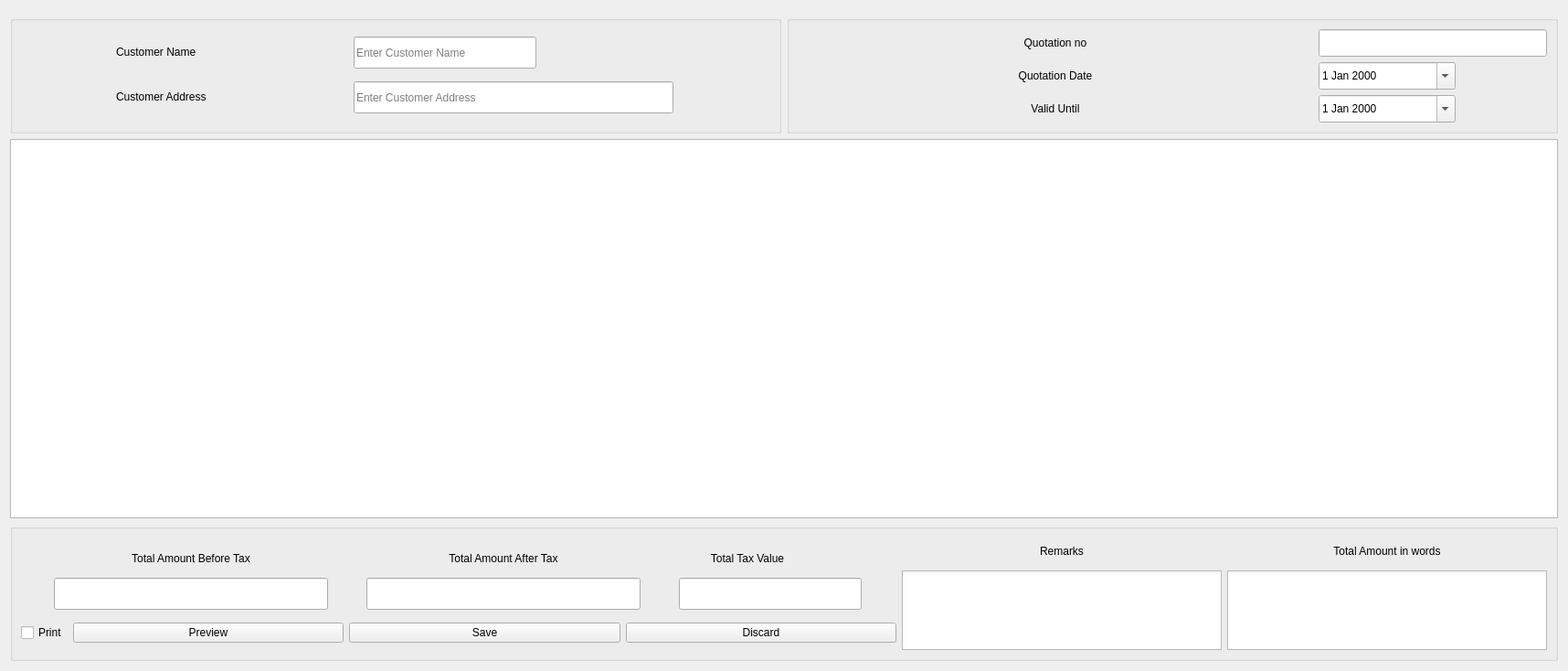
<?xml version="1.0" encoding="UTF-8"?>
<ui version="4.0">
 <class>quotation</class>
 <widget class="QWidget" name="quotation">
  <property name="geometry">
   <rect>
    <x>0</x>
    <y>0</y>
    <width>1716</width>
    <height>734</height>
   </rect>
  </property>
  <property name="sizePolicy">
   <sizepolicy hsizetype="Expanding" vsizetype="Preferred">
    <horstretch>0</horstretch>
    <verstretch>0</verstretch>
   </sizepolicy>
  </property>
  <property name="windowTitle">
   <string>Form</string>
  </property>
  <layout class="QGridLayout" name="gridLayout_6">
   <item row="0" column="0" colspan="2">
    <widget class="Header" name="widget" native="true"/>
   </item>
   <item row="1" column="0">
    <widget class="QGroupBox" name="groupBox">
     <property name="title">
      <string/>
     </property>
     <property name="checkable">
      <bool>false</bool>
     </property>
     <layout class="QGridLayout" name="gridLayout">
      <item row="0" column="0">
       <widget class="QLabel" name="customerNameLabel">
        <property name="sizePolicy">
         <sizepolicy hsizetype="Fixed" vsizetype="Fixed">
          <horstretch>0</horstretch>
          <verstretch>0</verstretch>
         </sizepolicy>
        </property>
        <property name="minimumSize">
         <size>
          <width>150</width>
          <height>30</height>
         </size>
        </property>
        <property name="text">
         <string>Customer Name</string>
        </property>
        <property name="alignment">
         <set>Qt::AlignLeading|Qt::AlignLeft|Qt::AlignVCenter</set>
        </property>
       </widget>
      </item>
      <item row="0" column="1">
       <widget class="QLineEdit" name="customerNameValue">
        <property name="sizePolicy">
         <sizepolicy hsizetype="Fixed" vsizetype="Fixed">
          <horstretch>0</horstretch>
          <verstretch>0</verstretch>
         </sizepolicy>
        </property>
        <property name="minimumSize">
         <size>
          <width>200</width>
          <height>35</height>
         </size>
        </property>
        <property name="maximumSize">
         <size>
          <width>16777215</width>
          <height>16777215</height>
         </size>
        </property>
        <property name="placeholderText">
         <string>Enter Customer Name</string>
        </property>
       </widget>
      </item>
      <item row="1" column="0">
       <widget class="QLabel" name="customerAddressLabel">
        <property name="sizePolicy">
         <sizepolicy hsizetype="Fixed" vsizetype="Fixed">
          <horstretch>0</horstretch>
          <verstretch>0</verstretch>
         </sizepolicy>
        </property>
        <property name="minimumSize">
         <size>
          <width>150</width>
          <height>30</height>
         </size>
        </property>
        <property name="text">
         <string>Customer Address</string>
        </property>
       </widget>
      </item>
      <item row="1" column="1">
       <widget class="QLineEdit" name="customerAddressValue">
        <property name="sizePolicy">
         <sizepolicy hsizetype="Fixed" vsizetype="Fixed">
          <horstretch>0</horstretch>
          <verstretch>0</verstretch>
         </sizepolicy>
        </property>
        <property name="minimumSize">
         <size>
          <width>350</width>
          <height>35</height>
         </size>
        </property>
        <property name="maximumSize">
         <size>
          <width>16777215</width>
          <height>16777215</height>
         </size>
        </property>
        <property name="placeholderText">
         <string>Enter Customer Address</string>
        </property>
       </widget>
      </item>
     </layout>
    </widget>
   </item>
   <item row="1" column="1">
    <widget class="QGroupBox" name="groupBox_2">
     <property name="title">
      <string/>
     </property>
     <property name="checkable">
      <bool>false</bool>
     </property>
     <layout class="QGridLayout" name="gridLayout_4">
      <item row="1" column="1">
       <widget class="QDateEdit" name="quotationDateValue">
        <property name="sizePolicy">
         <sizepolicy hsizetype="Fixed" vsizetype="Fixed">
          <horstretch>0</horstretch>
          <verstretch>0</verstretch>
         </sizepolicy>
        </property>
        <property name="minimumSize">
         <size>
          <width>150</width>
          <height>30</height>
         </size>
        </property>
        <property name="calendarPopup">
         <bool>true</bool>
        </property>
       </widget>
      </item>
      <item row="1" column="0">
       <widget class="QLabel" name="billDatelabel">
        <property name="minimumSize">
         <size>
          <width>150</width>
          <height>30</height>
         </size>
        </property>
        <property name="text">
         <string>Quotation Date</string>
        </property>
        <property name="alignment">
         <set>Qt::AlignCenter</set>
        </property>
       </widget>
      </item>
      <item row="2" column="0">
       <widget class="QLabel" name="billDatelabel_2">
        <property name="minimumSize">
         <size>
          <width>150</width>
          <height>30</height>
         </size>
        </property>
        <property name="text">
         <string>Valid Until</string>
        </property>
        <property name="alignment">
         <set>Qt::AlignCenter</set>
        </property>
       </widget>
      </item>
      <item row="0" column="1">
       <widget class="QLineEdit" name="quotationNoValue">
        <property name="sizePolicy">
         <sizepolicy hsizetype="Fixed" vsizetype="Fixed">
          <horstretch>0</horstretch>
          <verstretch>0</verstretch>
         </sizepolicy>
        </property>
        <property name="minimumSize">
         <size>
          <width>250</width>
          <height>30</height>
         </size>
        </property>
        <property name="readOnly">
         <bool>true</bool>
        </property>
       </widget>
      </item>
      <item row="2" column="1">
       <widget class="QDateEdit" name="validUntilValue">
        <property name="sizePolicy">
         <sizepolicy hsizetype="Fixed" vsizetype="Fixed">
          <horstretch>0</horstretch>
          <verstretch>0</verstretch>
         </sizepolicy>
        </property>
        <property name="minimumSize">
         <size>
          <width>150</width>
          <height>30</height>
         </size>
        </property>
        <property name="calendarPopup">
         <bool>true</bool>
        </property>
       </widget>
      </item>
      <item row="0" column="0">
       <widget class="QLabel" name="billNoLabel">
        <property name="minimumSize">
         <size>
          <width>150</width>
          <height>30</height>
         </size>
        </property>
        <property name="text">
         <string>Quotation no</string>
        </property>
        <property name="alignment">
         <set>Qt::AlignCenter</set>
        </property>
       </widget>
      </item>
     </layout>
    </widget>
   </item>
   <item row="2" column="0" colspan="2">
    <widget class="QuotationTable" name="quotationTable"/>
   </item>
   <item row="3" column="0" colspan="2">
    <widget class="QGroupBox" name="groupBox_3">
     <property name="sizePolicy">
      <sizepolicy hsizetype="Expanding" vsizetype="Fixed">
       <horstretch>0</horstretch>
       <verstretch>0</verstretch>
      </sizepolicy>
     </property>
     <property name="minimumSize">
      <size>
       <width>0</width>
       <height>40</height>
      </size>
     </property>
     <property name="maximumSize">
      <size>
       <width>16777215</width>
       <height>150</height>
      </size>
     </property>
     <property name="title">
      <string/>
     </property>
     <property name="checkable">
      <bool>false</bool>
     </property>
     <layout class="QGridLayout" name="gridLayout_5">
      <item row="0" column="0">
       <layout class="QHBoxLayout" name="horizontalLayout_2">
        <item>
         <layout class="QVBoxLayout" name="verticalLayout">
          <item>
           <layout class="QGridLayout" name="gridLayout_3">
            <item row="0" column="0">
             <widget class="QLabel" name="beforeTaxLabel">
              <property name="sizePolicy">
               <sizepolicy hsizetype="Fixed" vsizetype="Fixed">
                <horstretch>0</horstretch>
                <verstretch>0</verstretch>
               </sizepolicy>
              </property>
              <property name="minimumSize">
               <size>
                <width>300</width>
                <height>30</height>
               </size>
              </property>
              <property name="text">
               <string>Total Amount Before Tax</string>
              </property>
              <property name="alignment">
               <set>Qt::AlignCenter</set>
              </property>
             </widget>
            </item>
            <item row="0" column="1">
             <widget class="QLabel" name="afterTaxLabel">
              <property name="sizePolicy">
               <sizepolicy hsizetype="Fixed" vsizetype="Fixed">
                <horstretch>0</horstretch>
                <verstretch>0</verstretch>
               </sizepolicy>
              </property>
              <property name="minimumSize">
               <size>
                <width>300</width>
                <height>30</height>
               </size>
              </property>
              <property name="text">
               <string>Total Amount After Tax</string>
              </property>
              <property name="alignment">
               <set>Qt::AlignCenter</set>
              </property>
             </widget>
            </item>
            <item row="0" column="2">
             <widget class="QLabel" name="taxValueLabel">
              <property name="sizePolicy">
               <sizepolicy hsizetype="Fixed" vsizetype="Fixed">
                <horstretch>0</horstretch>
                <verstretch>0</verstretch>
               </sizepolicy>
              </property>
              <property name="minimumSize">
               <size>
                <width>150</width>
                <height>30</height>
               </size>
              </property>
              <property name="text">
               <string>Total Tax Value</string>
              </property>
              <property name="alignment">
               <set>Qt::AlignCenter</set>
              </property>
             </widget>
            </item>
            <item row="1" column="0">
             <widget class="QLineEdit" name="beforeTaxValue">
              <property name="sizePolicy">
               <sizepolicy hsizetype="Fixed" vsizetype="Fixed">
                <horstretch>0</horstretch>
                <verstretch>0</verstretch>
               </sizepolicy>
              </property>
              <property name="minimumSize">
               <size>
                <width>300</width>
                <height>35</height>
               </size>
              </property>
              <property name="readOnly">
               <bool>true</bool>
              </property>
             </widget>
            </item>
            <item row="1" column="1">
             <widget class="QLineEdit" name="afterTaxValue">
              <property name="sizePolicy">
               <sizepolicy hsizetype="Fixed" vsizetype="Fixed">
                <horstretch>0</horstretch>
                <verstretch>0</verstretch>
               </sizepolicy>
              </property>
              <property name="minimumSize">
               <size>
                <width>300</width>
                <height>35</height>
               </size>
              </property>
              <property name="readOnly">
               <bool>true</bool>
              </property>
             </widget>
            </item>
            <item row="1" column="2">
             <widget class="QLineEdit" name="taxValue">
              <property name="sizePolicy">
               <sizepolicy hsizetype="Fixed" vsizetype="Fixed">
                <horstretch>0</horstretch>
                <verstretch>0</verstretch>
               </sizepolicy>
              </property>
              <property name="minimumSize">
               <size>
                <width>200</width>
                <height>35</height>
               </size>
              </property>
              <property name="readOnly">
               <bool>true</bool>
              </property>
             </widget>
            </item>
           </layout>
          </item>
          <item>
           <layout class="QHBoxLayout" name="horizontalLayout">
            <item>
             <widget class="QCheckBox" name="printCheckBox">
              <property name="text">
               <string>Print</string>
              </property>
             </widget>
            </item>
            <item>
             <widget class="QPushButton" name="previewButton">
              <property name="sizePolicy">
               <sizepolicy hsizetype="Expanding" vsizetype="Fixed">
                <horstretch>0</horstretch>
                <verstretch>0</verstretch>
               </sizepolicy>
              </property>
              <property name="text">
               <string>Preview</string>
              </property>
             </widget>
            </item>
            <item>
             <widget class="QPushButton" name="saveButton">
              <property name="sizePolicy">
               <sizepolicy hsizetype="Expanding" vsizetype="Fixed">
                <horstretch>0</horstretch>
                <verstretch>0</verstretch>
               </sizepolicy>
              </property>
              <property name="text">
               <string>Save</string>
              </property>
             </widget>
            </item>
            <item>
             <widget class="QPushButton" name="discardButton">
              <property name="sizePolicy">
               <sizepolicy hsizetype="Expanding" vsizetype="Fixed">
                <horstretch>0</horstretch>
                <verstretch>0</verstretch>
               </sizepolicy>
              </property>
              <property name="text">
               <string>Discard</string>
              </property>
             </widget>
            </item>
           </layout>
          </item>
         </layout>
        </item>
        <item>
         <layout class="QGridLayout" name="gridLayout_2">
          <item row="0" column="0">
           <widget class="QLabel" name="remarksLabel">
            <property name="minimumSize">
             <size>
              <width>150</width>
              <height>30</height>
             </size>
            </property>
            <property name="text">
             <string>Remarks</string>
            </property>
            <property name="alignment">
             <set>Qt::AlignCenter</set>
            </property>
           </widget>
          </item>
          <item row="0" column="1">
           <widget class="QLabel" name="amountWordLabel">
            <property name="minimumSize">
             <size>
              <width>150</width>
              <height>30</height>
             </size>
            </property>
            <property name="text">
             <string>Total Amount in words</string>
            </property>
            <property name="alignment">
             <set>Qt::AlignCenter</set>
            </property>
           </widget>
          </item>
          <item row="1" column="0">
           <widget class="QTextEdit" name="remarksValue">
            <property name="sizePolicy">
             <sizepolicy hsizetype="Fixed" vsizetype="Fixed">
              <horstretch>0</horstretch>
              <verstretch>0</verstretch>
             </sizepolicy>
            </property>
            <property name="minimumSize">
             <size>
              <width>350</width>
              <height>40</height>
             </size>
            </property>
           </widget>
          </item>
          <item row="1" column="1">
           <widget class="QTextEdit" name="amountWordsValue">
            <property name="sizePolicy">
             <sizepolicy hsizetype="Fixed" vsizetype="Fixed">
              <horstretch>0</horstretch>
              <verstretch>0</verstretch>
             </sizepolicy>
            </property>
            <property name="minimumSize">
             <size>
              <width>350</width>
              <height>40</height>
             </size>
            </property>
           </widget>
          </item>
         </layout>
        </item>
       </layout>
      </item>
     </layout>
    </widget>
   </item>
  </layout>
  <zorder>groupBox_2</zorder>
  <zorder>groupBox_3</zorder>
  <zorder>widget</zorder>
  <zorder>groupBox</zorder>
  <zorder>quotationTable</zorder>
 </widget>
 <customwidgets>
  <customwidget>
   <class>Header</class>
   <extends>QWidget</extends>
   <header location="global">_widgets.header</header>
   <container>1</container>
  </customwidget>
  <customwidget>
   <class>QuotationTable</class>
   <extends>QTableView</extends>
   <header>genericTableView</header>
  </customwidget>
 </customwidgets>
 <resources/>
 <connections/>
</ui>
